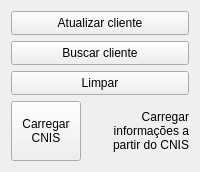
           <widget class="QFrame" name="frame_7">
            <property name="sizePolicy">
             <sizepolicy hsizetype="Preferred" vsizetype="Preferred">
              <horstretch>0</horstretch>
              <verstretch>0</verstretch>
             </sizepolicy>
            </property>
            <property name="frameShape">
             <enum>QFrame::NoFrame</enum>
            </property>
            <property name="frameShadow">
             <enum>QFrame::Raised</enum>
            </property>
            <layout class="QVBoxLayout" name="verticalLayout_5">
             <item>
              <widget class="QPushButton" name="pbAtualizar">
               <property name="minimumSize">
                <size>
                 <width>0</width>
                 <height>24</height>
                </size>
               </property>
               <property name="text">
                <string>Atualizar cliente</string>
               </property>
              </widget>
             </item>
             <item>
              <widget class="QPushButton" name="pbBuscarCliente">
               <property name="minimumSize">
                <size>
                 <width>0</width>
                 <height>24</height>
                </size>
               </property>
               <property name="text">
                <string>Buscar cliente</string>
               </property>
              </widget>
             </item>
             <item>
              <widget class="QPushButton" name="pbLimpar">
               <property name="minimumSize">
                <size>
                 <width>0</width>
                 <height>24</height>
                </size>
               </property>
               <property name="text">
                <string>Limpar</string>
               </property>
              </widget>
             </item>
             <item>
              <widget class="QFrame" name="frame_9">
               <property name="frameShape">
                <enum>QFrame::NoFrame</enum>
               </property>
               <property name="frameShadow">
                <enum>QFrame::Raised</enum>
               </property>
               <layout class="QHBoxLayout" name="horizontalLayout_16">
                <property name="spacing">
                 <number>4</number>
                </property>
                <property name="leftMargin">
                 <number>0</number>
                </property>
                <property name="topMargin">
                 <number>0</number>
                </property>
                <property name="rightMargin">
                 <number>0</number>
                </property>
                <property name="bottomMargin">
                 <number>0</number>
                </property>
                <item>
                 <widget class="QPushButton" name="pbCarregaCnis">
                  <property name="minimumSize">
                   <size>
                    <width>70</width>
                    <height>60</height>
                   </size>
                  </property>
                  <property name="maximumSize">
                   <size>
                    <width>70</width>
                    <height>60</height>
                   </size>
                  </property>
                  <property name="text">
                   <string>Carregar 
CNIS</string>
                  </property>
                 </widget>
                </item>
                <item>
                 <widget class="QLabel" name="lbInfoCnis">
                  <property name="minimumSize">
                   <size>
                    <width>40</width>
                    <height>0</height>
                   </size>
                  </property>
                  <property name="maximumSize">
                   <size>
                    <width>45436</width>
                    <height>16777215</height>
                   </size>
                  </property>
                  <property name="text">
                   <string>Carregar informações a partir do CNIS</string>
                  </property>
                  <property name="alignment">
                   <set>Qt::AlignRight|Qt::AlignTrailing|Qt::AlignVCenter</set>
                  </property>
                  <property name="wordWrap">
                   <bool>true</bool>
                  </property>
                  <property name="margin">
                   <number>3</number>
                  </property>
                 </widget>
                </item>
               </layout>
              </widget>
             </item>
            </layout>
           </widget>
